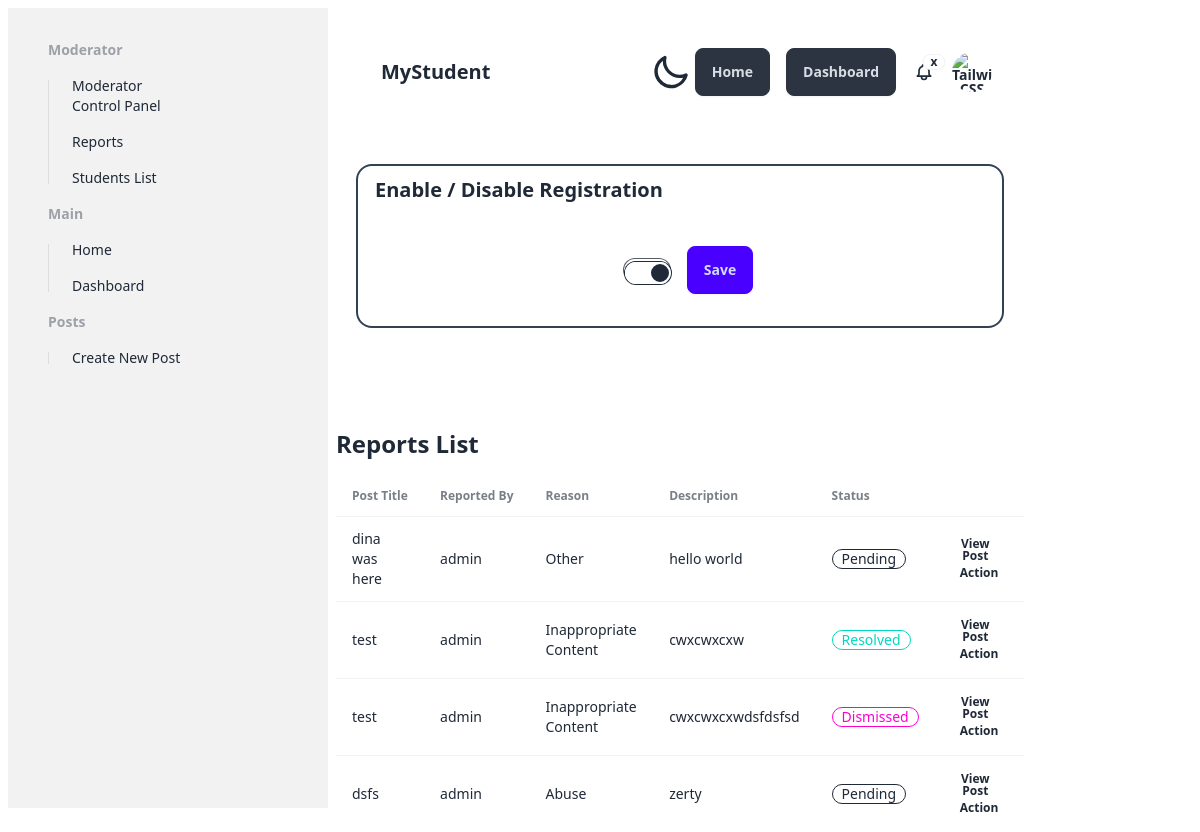
Page /modcp/ (signed in) on the earlier database version.
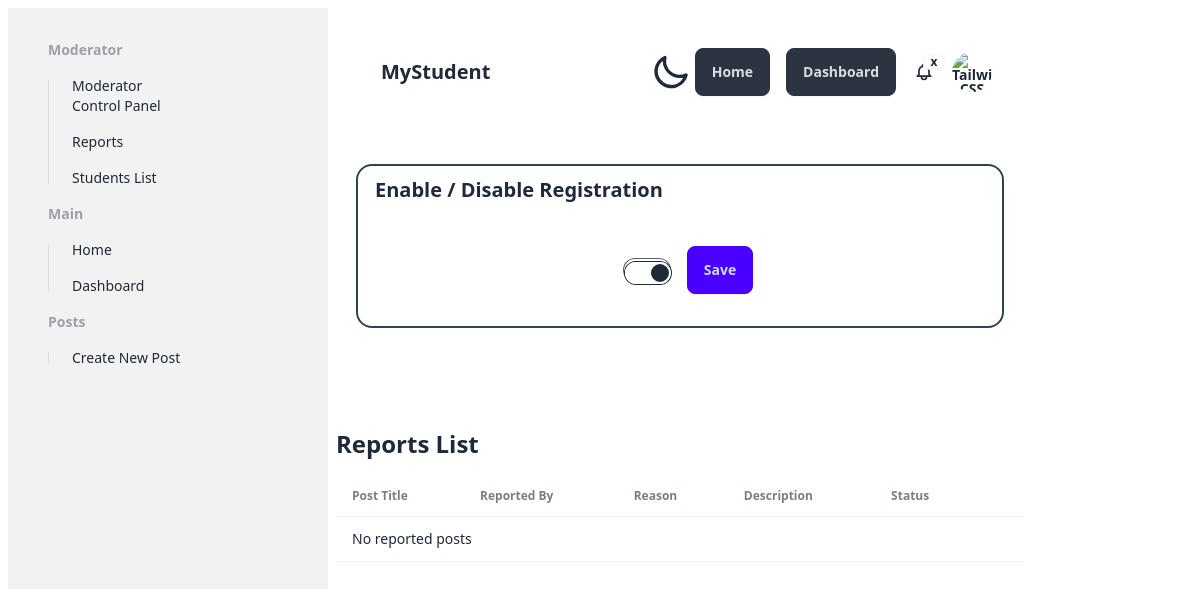
Same page on the later database version.
### core/models.py (models this page shows, shortened)
class SiteSettings(models.Model):
    site_name = models.CharField(max_length=100, default="Student Help by MyDevify.com")
    registration_open = models.BooleanField(default=True)

class Report(models.Model):
    STATUS_CHOICES = (
        ('pending', 'Pending'),
        ('resolved', 'Resolved'),
        ('dismissed', 'Dismissed'),
    )
    REASON_CHOICES = (
        ('spam', 'Spam'),
        ('inappropriate', 'Inappropriate Content'),
        ('abuse', 'Abuse'),
        ('other', 'Other'),
    )
    post = models.ForeignKey('Post', on_delete=models.CASCADE)
    reporter = models.ForeignKey(User, on_delete=models.CASCADE)
    reason = models.CharField(max_length=20, choices=REASON_CHOICES)
    description = models.TextField(blank=True)
    status = models.CharField(max_length=20, choices=STATUS_CHOICES, default='pending')
    created_at = models.DateTimeField(default=timezone.now)
    class Meta:
        verbose_name = 'Report'
        verbose_name_plural = 'Reports'

class Post(models.Model):
    TYPE_CHOICES = (
        (0, 'Offer'),
        (1, 'Request'),
    )
    id = models.AutoField(primary_key=True)
    type = models.IntegerField(choices=TYPE_CHOICES)
    title = models.CharField(max_length=255)
    description = models.TextField()
    image = models.ImageField(blank=True, upload_to='post_images/')
    creator = models.ForeignKey(User, on_delete=models.CASCADE)
    created_at = models.DateTimeField(auto_now_add=True)

### core/decorators.py (the view)
    def _wrapped_view(request, *args, **kwargs):
        if not request.user.is_staff:
            return HttpResponseForbidden("You are not authorized to access this page.")
        return actual_decorator(request, *args, **kwargs)

### core/context_processors.py (called while the page is built)
def tailwind_version(request):
    return {'TAILWIND_VERSION': settings.TAILWIND_VERSION}

### core/views.py (called while the page is built)
@staff_required
def modcp_dashboard(request):
    users = User.objects.all()
    reports = Report.objects.all()
    site_settings = SiteSettings.objects.first()
    if request.method == 'POST':
        site_settings.registration_open = not site_settings.registration_open
        site_settings.save()
        return redirect('modcp_dashboard')
    context = {
        'users': users,
        'reports': reports,
        'site_settings': site_settings,
    }
    return render(request, 'modcp/dashboard.html', context)

### core/templates/modcp/dashboard.html (shortened to what this page needs)
{% load static tailwind_tags %}
<!DOCTYPE html>
<html lang="en">
<head>
  <link rel="stylesheet" href="https://cdnjs.cloudflare.com/ajax/libs/font-awesome/6.5.1/css/all.min.css" />
  {% tailwind_css %}
  <link rel="stylesheet" type="text/css" href="{% static 'css/main.css' %}" />
</head>
<body class="container">
  <div class="menu">{% include 'components/sidebar.html' %}</div>
  <div class="content">
    <div class="home_container ">
      {% include 'components/navbar.html' %}
      <div class="home_container">
        <section class="mb-20 border-solid border-2 border-slate-700 rounded-2xl">
          <div class="flex-1">
            <span class="btn btn-ghost text-xl">Enable / Disable Registration</span>
          </div>
          <div class="h-28 flex items-center justify-center">
            <form method="post" class="flex items-center space-x-4">
              <label class="toggle toggle-success">
                <input type="checkbox" name="registration_open" class="toggle" {% if site_settings.registration_open %}
                  checked {% endif %}>
              </label>
              <button type="submit" class="btn btn-primary">Save</button>
            </form>
          </div>
        </section>
      </div>
      <h1 class="text-2xl font-bold mb-4">Reports List</h1>
      <div class="overflow-x-auto">
        <table class="table">
          <thead>
            <tr>
              <th>Post Title</th>
              <th>Reported By</th>
              <th>Reason</th>
              <th>Description</th>
              <th>Status</th>
              <th></th>
            </tr>
          </thead>
          <tbody>
            {% for report in reports %}
            <tr>
              <td>{{ report.post.title }}</td>
              <td>{{ report.reporter.username }}</td>
              <td>{{ report.get_reason_display }}</td>
              <td>{{ report.description }}</td>
              <td>
                {% if report.status == 'pending' %}
                <div class="badge badge-outline">Pending</div>
                {% elif report.status == 'resolved' %}
                <div class="badge badge-accent badge-outline">Resolved</div>
                {% elif report.status == 'dismissed' %}
                <div class="badge badge-secondary badge-outline">Dismissed</div>
                {% endif %}
              </td>
              <th>
                <a class="btn btn-ghost btn-xs mr-2" target="_blank" href="/post/{{ report.post.id }}/">View Post</a>
                <button onclick="document.getElementById('my_modal_{{report.pk}}').showModal()"
                  class="btn btn-ghost btn-xs">Action</button>
              </th>
            </tr>
            {% empty %}
            <tr>
              <td colspan="7">No reported posts</td>
            </tr>
            {% endfor %}
          </tbody>
        </table>
      </div>
    </div>
</body>
</html>

### core/templates/components/sidebar.html (shortened to what this page needs)
<div class="sticky top-0 z-50">
  <div class="drawer lg:drawer-open">
    <div class="drawer-side">
      <ul class="menu p-4 w-80 min-h-full bg-base-200 text-base-content">
        <ul class="menu bg-base-200 w-56 rounded-box">
          {% if user.is_staff %}
          <li>
            <h2 class="menu-title">Moderator</h2>
            <ul>
              <a href="{% url 'modcp_dashboard' %}">
                <li><span>Moderator Control Panel</span></li>
              </a>
              <a href="{% url 'modcp_reports' %}">
                <li ><span>Reports</span></li>
              </a>
              <a href="{% url 'modcp_users' %}">
                <li ><span>Students List</span></li>
              </a>
            </ul>
          </li>
          {% endif %}
          <li>
            <h2 class="menu-title">Main</h2>
            <ul>
              <a href="{% url 'home' %}">
                <li><span>Home</span></li>
              </a>
              <a href="{% url 'dashboard' %}">
                <li ><span>Dashboard</span></li>
              </a>
            </ul>
          </li>
          <li>
            <h2 class="menu-title">Posts</h2>
            <ul>
              <a href="{% url 'create_post' %}">
                <li><span>Create New Post</span></li>
              </a>
            </ul>
          </li>
        </ul>
      </ul>
    </div>
  </div>
</div>

### core/templates/components/navbar.html (shortened to what this page needs)
{% load crispy_forms_tags %}
<div class="navbar bg-base-100 border-slate-800	">
    <div class="flex-1">
      <a class="btn btn-ghost text-xl" href="{% url 'dashboard' %}">MyStudent</a>
    </div>
    <label class="swap swap-rotate">
  </label>
    <a class="btn btn-neutral mx-1 mr-3" href="{% url 'home' %}">Home</a>
    <a class="btn btn-neutral mx-1" href="{% url 'dashboard' %}">Dashboard</a>
    {% if user.is_authenticated %}
    <div class="flex-none">
      <div class="dropdown dropdown-end">
        <div tabindex="0" role="button" class="btn btn-ghost btn-circle">
          <div class="indicator">
            <span class="badge badge-sm indicator-item">x</span>
          </div>
        </div>
      </div>
      <div class="dropdown dropdown-end">
        <div tabindex="0" role="button" class="btn btn-ghost btn-circle avatar">
          <div class="w-10 rounded-full">
            <img alt="Tailwind CSS Navbar component" src="https://www.mydevify.com/assets/index.494ac568.png" />
          </div>
        </div>
      </div>
    </div>
    {% else %}
    <a class="btn btn-primary mx-1" href="{% url 'login' %}">Login</a>
    <a class="btn btn-primary mx-1" href="{% url 'register' %}">Register</a>
      {% endif %}
  </div>
</div>

### core/static/css/main.css (style rules this page uses)
.container { display: flex; }
.menu { flex: 1; }
.content { flex: 4; }
.home_container { padding: 20px; border-radius: 10px; margin-top: 20px; }

Differences in the rows shown:
removed Report: post "dina was here", reporter.username "admin", reason "Other", description "hello world", status "Pending"
removed Report: post "test", reporter.username "admin", reason "Inappropriate Content", description "cwxcwxcxw", status "Resolved"
removed Report: post "test", reporter.username "admin", reason "Inappropriate Content", description "cwxcwxcxwdsfdsfsd", status "Dismissed"
removed Report: post "dsfs", reporter.username "admin", reason "Abuse", description "zerty", status "Pending"
Other differences:
text now shown: "No reported posts"
